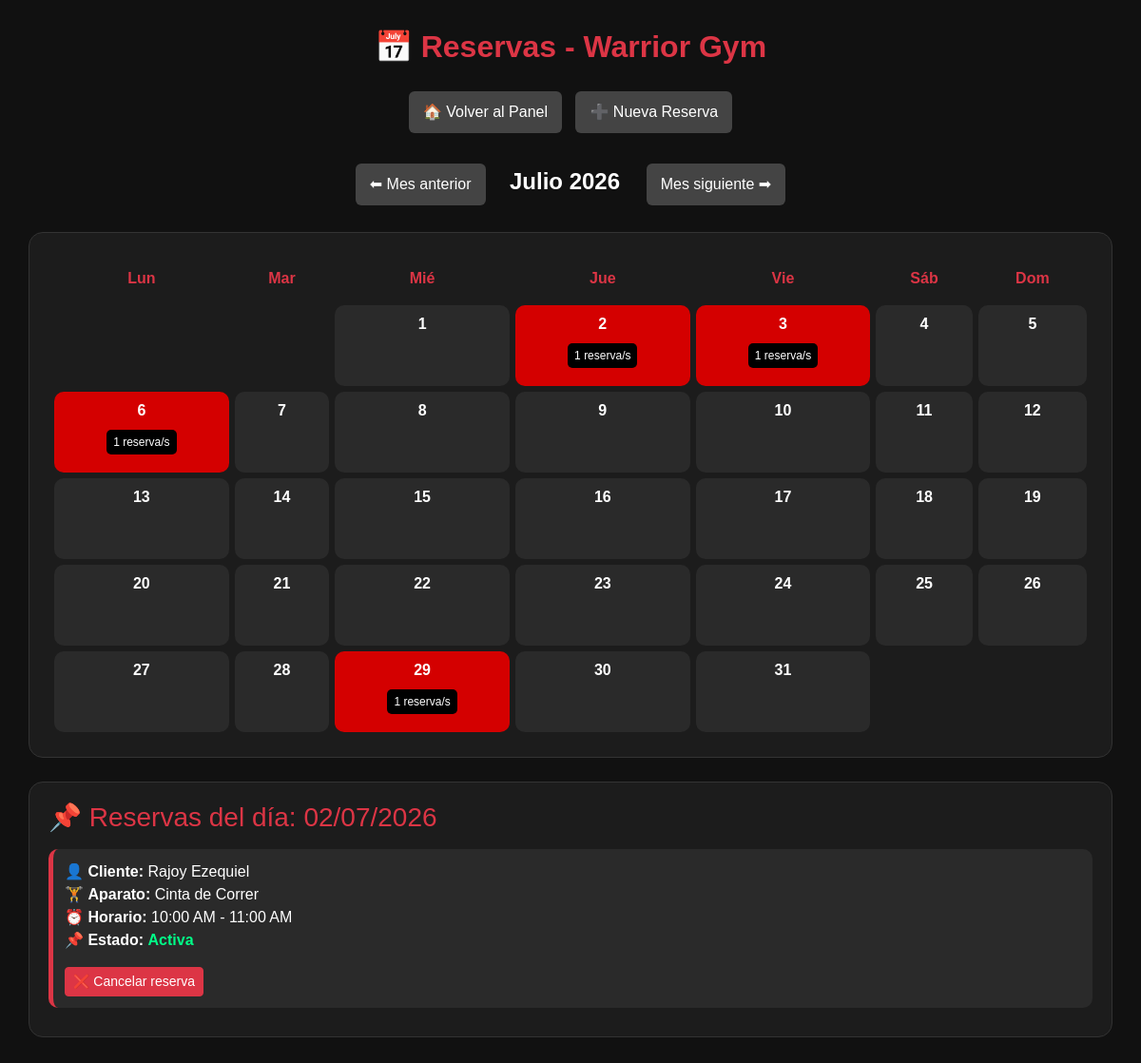
/admin/reservas.php?mes=7&anio=2026&dia=2026-07-02 (signed in), run on the app's committed database.
### tables this page shows
CREATE TABLE `reservas` (
  `id_reserva` int(11) NOT NULL AUTO_INCREMENT,
  `id_cliente` int(11) NOT NULL,
  `id_aparato` int(11) NOT NULL,
  `fecha` date NOT NULL,
  `hora_inicio` time NOT NULL,
  `hora_fin` time NOT NULL,
  `estado_reserva` enum('Pendiente','Activa','Cancelada','Finalizada') NOT NULL DEFAULT 'Pendiente',
  PRIMARY KEY (`id_reserva`),
  UNIQUE KEY `id_cliente` (`id_cliente`,`id_aparato`,`fecha`,`hora_inicio`),
  KEY `id_aparato` (`id_aparato`),
  CONSTRAINT `reservas_ibfk_1` FOREIGN KEY (`id_cliente`) REFERENCES `clientes` (`id_cliente`),
  CONSTRAINT `reservas_ibfk_2` FOREIGN KEY (`id_aparato`) REFERENCES `aparatos` (`id_aparato`),
  CONSTRAINT `CONSTRAINT_1` CHECK (`hora_inicio` < `hora_fin`),
  CONSTRAINT `CONSTRAINT_2` CHECK (`hora_inicio` < `hora_fin`)
);

CREATE TABLE `clientes` (
  `id_cliente` int(11) NOT NULL AUTO_INCREMENT,
  `id_tipo_documento` int(11) NOT NULL,
  `numero_documento` varchar(20) NOT NULL,
  `nombre` varchar(50) NOT NULL,
  `apellido` varchar(50) NOT NULL,
  `telefono` varchar(20) DEFAULT NULL,
  `email` varchar(100) DEFAULT NULL,
  `direccion` varchar(100) DEFAULT NULL,
  `fecha_nacimiento` date DEFAULT NULL,
  `fecha_registro` date NOT NULL,
  `estado` enum('Activo','Inactivo','Suspendido') NOT NULL,
  `usuario` varchar(50) NOT NULL,
  `contrasena` varchar(255) NOT NULL,
  `id_usuario` int(11) DEFAULT NULL,
  PRIMARY KEY (`id_cliente`),
  UNIQUE KEY `usuario` (`usuario`),
  UNIQUE KEY `unico_tipo_numero_documento` (`id_tipo_documento`,`numero_documento`),
  UNIQUE KEY `email` (`email`),
  CONSTRAINT `clientes_ibfk_1` FOREIGN KEY (`id_tipo_documento`) REFERENCES `tipo_documento` (`id_tipo_documento`)
);

CREATE TABLE `aparatos` (
  `id_aparato` int(11) NOT NULL AUTO_INCREMENT,
  `nombre` varchar(100) NOT NULL,
  `descripcion` varchar(200) DEFAULT NULL,
  `estado` enum('Disponible','Mantenimiento','Fuera de servicio') NOT NULL,
  PRIMARY KEY (`id_aparato`),
  UNIQUE KEY `nombre` (`nombre`)
);

### admin/reservas.php (the view, shortened to what this page needs)
<?php
include(__DIR__ . "/../php/conexion.php");
$mes = isset($_GET['mes']) ? intval($_GET['mes']) : intval(date('m'));
$anio = isset($_GET['anio']) ? intval($_GET['anio']) : intval(date('Y'));
$primer_dia = date("N", strtotime("$anio-$mes-01"));
$dias_mes = date("t", strtotime("$anio-$mes-01"));
$meses_es = [
    1 => "Enero",
    2 => "Febrero",
    3 => "Marzo",
    4 => "Abril",
    5 => "Mayo",
    6 => "Junio",
    7 => "Julio",
    8 => "Agosto",
    9 => "Septiembre",
    10 => "Octubre",
    11 => "Noviembre",
    12 => "Diciembre"
];
$sqlMes = "SELECT r.fecha, COUNT(*) AS total
           FROM reservas r
           INNER JOIN clientes c ON r.id_cliente = c.id_cliente
           WHERE MONTH(r.fecha) = ?
           AND YEAR(r.fecha) = ?
           AND r.estado_reserva IN ('Activa', 'Pendiente')
           GROUP BY r.fecha";
$stmtMes = mysqli_prepare($conexion, $sqlMes);
mysqli_stmt_bind_param($stmtMes, "ii", $mes, $anio);
mysqli_stmt_execute($stmtMes);
$resMes = mysqli_stmt_get_result($stmtMes);
$reservas = [];
while ($row = mysqli_fetch_assoc($resMes)) {
    $reservas[$row['fecha']] = $row['total'];
}
$detalle = [];
$fecha_click = "";
if (isset($_GET['dia']) && !empty($_GET['dia'])) {
    $fecha_click = $_GET['dia'];
    $sqlDetalle = "SELECT
                        r.id_reserva,
                        r.fecha,
                        r.hora_inicio,
                        r.hora_fin,
                        r.estado_reserva,
                        c.nombre,
                        c.apellido,
                        a.nombre AS aparato
                   FROM reservas r
                   INNER JOIN clientes c
                        ON r.id_cliente = c.id_cliente
                   INNER JOIN aparatos a
                        ON r.id_aparato = a.id_aparato
                   WHERE r.fecha = ?
                   ORDER BY r.hora_inicio ASC";
    $stmtDetalle = mysqli_prepare($conexion, $sqlDetalle);
    mysqli_stmt_bind_param($stmtDetalle, "s", $fecha_click);
    mysqli_stmt_execute($stmtDetalle);
    $resDetalle = mysqli_stmt_get_result($stmtDetalle);
    while ($row = mysqli_fetch_assoc($resDetalle)) {
        $detalle[] = $row;
    }
}
function formatoHora($hora) {
    return date("h:i A", strtotime($hora));
}
function formatoFecha($fecha) {
    return date("d/m/Y", strtotime($fecha));
}
?>
<!DOCTYPE html>
<html lang="es">
<head>
<link href="https://cdn.jsdelivr.net/npm/bootstrap@5.3.7/dist/css/bootstrap.min.css" rel="stylesheet">
</head>
<body>
<div class="contenedor">
    <h2 class="titulo">📅 Reservas - Warrior Gym</h2>
    <div class="text-center mb-3">
        <a class="boton" href="dashboard.php">
            🏠 Volver al Panel
        </a>
        <a class="boton" href="nueva_reserva.php">
            ➕ Nueva Reserva
        </a>
    </div>
    <div class="text-center mb-3">
        <a class="boton" href="?mes=<?= $mes - 1 ?>&anio=<?= $anio ?>">
            ⬅ Mes anterior
        </a>
        <strong class="fs-4 mx-3">
            <?= $meses_es[$mes] . " " . $anio ?>
        </strong>
        <a class="boton" href="?mes=<?= $mes + 1 ?>&anio=<?= $anio ?>">
            Mes siguiente ➡
        </a>
    </div>
    <div class="calendario">
        <table>
            <tr>
                <th>Lun</th>
                <th>Mar</th>
                <th>Mié</th>
                <th>Jue</th>
                <th>Vie</th>
                <th>Sáb</th>
                <th>Dom</th>
            </tr>
            <tr>
            <?php
            $dia = 1;
            $col = 1;
            for ($i = 1; $i < $primer_dia; $i++) {
                echo "<td class='dia-vacio'></td>";
                $col++;
            }
            while ($dia <= $dias_mes) {
                $fecha = sprintf("%04d-%02d-%02d", $anio, $mes, $dia);
                $clase = isset($reservas[$fecha]) ? "dia-con-reserva" : "dia-sin-reserva";
                echo "<td class='$clase' onclick=\"window.location='?mes=$mes&anio=$anio&dia=$fecha'\">";
                echo "<strong>$dia</strong><br>";
                if (isset($reservas[$fecha])) {
                    echo "<span class='badge-reserva'>{$reservas[$fecha]} reserva/s</span>";
                }
                echo "</td>";
                if ($col % 7 == 0) {
                    echo "</tr><tr>";
                }
                $dia++;
                $col++;
            }
            while ($col % 7 != 1) {
                echo "<td class='dia-vacio'></td>";
                $col++;
            }
            ?>
            </tr>
        </table>
    </div>
    <?php if (!empty($fecha_click)): ?>
        <div class="detalle">
            <h3 class="text-danger mb-3">
                📌 Reservas del día: <?= formatoFecha($fecha_click) ?>
            </h3>
            <?php if (count($detalle) == 0): ?>
                <p class="text-secondary">
                    No hay reservas registradas este día.
                </p>
            <?php else: ?>
                <?php foreach($detalle as $r): ?>
                    <div class="reserva-card">
                        <div>
                            👤 <strong>Cliente:</strong>
                            <?= htmlspecialchars($r['apellido'] . " " . $r['nombre']) ?>
                        </div>
                        <div>
                            🏋 <strong>Aparato:</strong>
                            <?= htmlspecialchars($r['aparato']) ?>
                        </div>
                        <div>
                            ⏰ <strong>Horario:</strong>
                            <?= formatoHora($r['hora_inicio']) ?> - <?= formatoHora($r['hora_fin']) ?>
                        </div>
                        <div>
                            📌 <strong>Estado:</strong>
                            <?php if ($r['estado_reserva'] == 'Activa'): ?>
                                <span class="estado-activa">Activa</span>
                            <?php elseif ($r['estado_reserva'] == 'Pendiente'): ?>
                                <span class="estado-pendiente">Pendiente</span>
                            <?php elseif ($r['estado_reserva'] == 'Finalizada'): ?>
                                <span class="estado-finalizada">Finalizada</span>
                            <?php else: ?>
                                <span class="estado-cancelada">
                                    <?= htmlspecialchars($r['estado_reserva']) ?>
                                </span>
                            <?php endif; ?>
                        </div>
                        <?php if ($r['estado_reserva'] == 'Pendiente'): ?>
                            <div class="mt-3">
                                <a
                                    href="aprobar_reserva.php?id=<?= $r['id_reserva'] ?>"
                                    class="btn btn-success btn-sm"
                                    onclick="return confirm('¿Aprobar esta reserva?');">
                                    ✔ Aprobar reserva
                                </a>
                                <a
                                    href="cancelar_reserva.php?id=<?= $r['id_reserva'] ?>"
                                    class="btn btn-danger btn-sm"
                                    onclick="return confirm('¿Cancelar esta reserva?');">
                                    ❌ Cancelar reserva
                                </a>
                            </div>
                        <?php elseif ($r['estado_reserva'] == 'Activa'): ?>
                            <div class="mt-3">
                                <a
                                    href="cancelar_reserva.php?id=<?= $r['id_reserva'] ?>"
                                    class="btn btn-danger btn-sm"
                                    onclick="return confirm('¿Cancelar esta reserva?');">
                                    ❌ Cancelar reserva
                                </a>
                            </div>
                        <?php endif; ?>
                    </div>
                <?php endforeach; ?>
            <?php endif; ?>
        </div>
    <?php endif; ?>
</div>
</body>
</html>

### admin/reservas.php (style rules this page uses)
body { font-family: Arial, sans-serif; background: #111; color: white; }
.contenedor { width: 95%; margin: auto; padding: 30px 0; }
.titulo { text-align: center; color: #dc3545; font-weight: bold; margin-bottom: 20px; }
.boton { display: inline-block; background: #444; color: white; padding: 10px 15px; text-decoration: none; border-radius: 6px; margin: 8px 5px; }
.calendario { background: #1c1c1c; padding: 20px; border-radius: 15px; border: 1px solid #333; margin-top: 20px; }
table { width: 100%; border-collapse: separate; border-spacing: 6px; text-align: center; }
th { color: #dc3545; padding: 10px; }
td { height: 85px; border-radius: 10px; vertical-align: top; padding: 8px; cursor: pointer; transition: 0.2s; }
.dia-con-reserva { background: #d40000; }
.dia-sin-reserva { background: #2a2a2a; }
.dia-vacio { background: transparent; cursor: default; }
.badge-reserva { font-size: 12px; background: #000; padding: 4px 7px; border-radius: 5px; margin-top: 8px; display: inline-block; }
.detalle { margin-top: 25px; background: #1c1c1c; padding: 20px; border-radius: 15px; border: 1px solid #333; }
.reserva-card { background: #2a2a2a; padding: 12px; margin-bottom: 10px; border-radius: 10px; border-left: 5px solid #dc3545; }
.estado-activa { color: #00ff88; font-weight: bold; }

### data on the page
reservas: id_cliente.nombre "Rajoy Ezequiel", id_aparato.nombre "Cinta de Correr", hora_inicio "10:00 AM", hora_fin "11:00 AM", estado_reserva "Activa"

### other printed values
$meses_es[$mes] "Julio"
$anio "2026"
$reservas[$fecha] "1"
formatoFecha($fecha_click) "02/07/2026"
